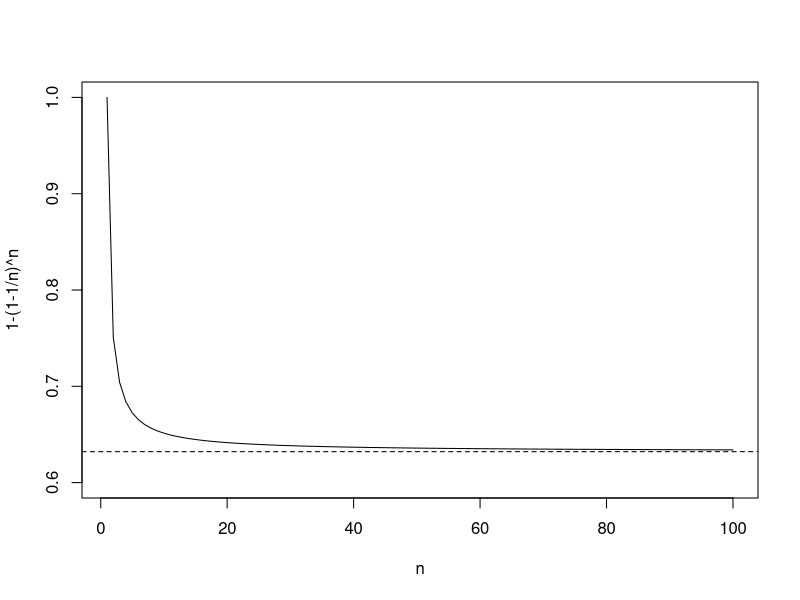
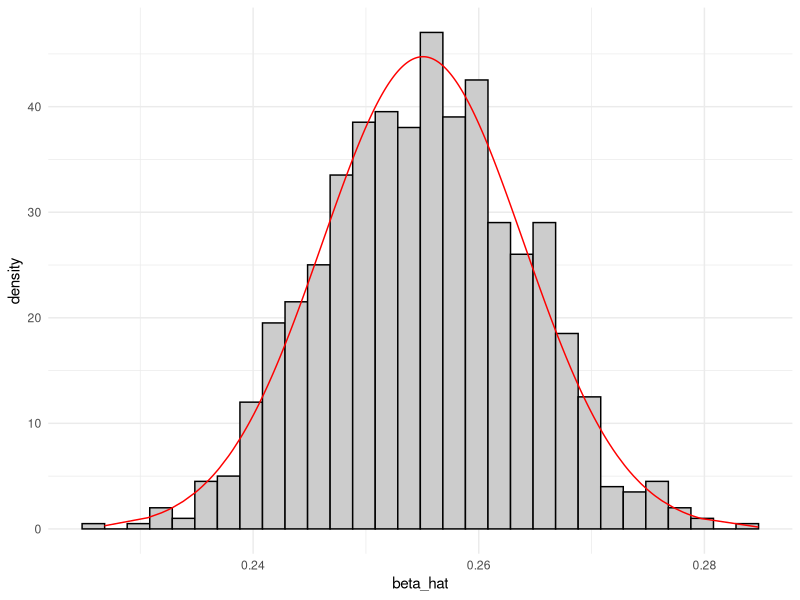

Write the R code that produced these figures, in order.
## ---- chunk 1
library(knitr)
knitr::opts_chunk$set(echo = TRUE,tidy=TRUE,message=FALSE,warning=FALSE,strip.white=TRUE,prompt=FALSE,
                      cache=TRUE, size="scriptsize")
## ---- chunk 2
n=100
B=10000
j=1
res=rep(NA,B)
for (b in 1:B) res[b]=(sum(sample(1:n,replace=TRUE)==j)>0)
mean(res)
## ---- chunk 3
curve(1-(1-1/x)^x,1,100,ylim=c(0.6,1),xlab="n",ylab="1-(1-1/n)^n")
abline(h=1-1/exp(1),lty=2)
## ---- chunk 4
library(carData)
boot.fn = function(data, index){
  return(coef(lm(wages~., data = SLID, subset = index)))
}

beta_hat = c()
B = 1000
for(i in 1:B){
  beta_hat[i] = boot.fn(SLID, sample(nrow(SLID), nrow(SLID), replace = T))["age"]
}

## ---- chunk 5
library(ggplot2)
data = data.frame(beta_hat = beta_hat, norm_den = dnorm(beta_hat, mean(beta_hat), sd(beta_hat)))
ggplot(data)+
  geom_histogram(aes(x = beta_hat, y = ..density..),  fill = "grey80", color = "black") +
  geom_line(aes(x = beta_hat, y = norm_den), color = "red")+
  theme_minimal()
## ---- chunk 6
sd(beta_hat)
quantile(beta_hat, c(0.025, 0.975))
c(mean(beta_hat) - 1.96*sd(beta_hat), mean(beta_hat) + 1.96*sd(beta_hat))
## ---- chunk 7
SLID.lm = lm(wages ~ ., data = SLID)
confint(SLID.lm )
## ---- chunk 8
library(boot)
bo = boot(SLID, boot.fn, 1000)
bo
